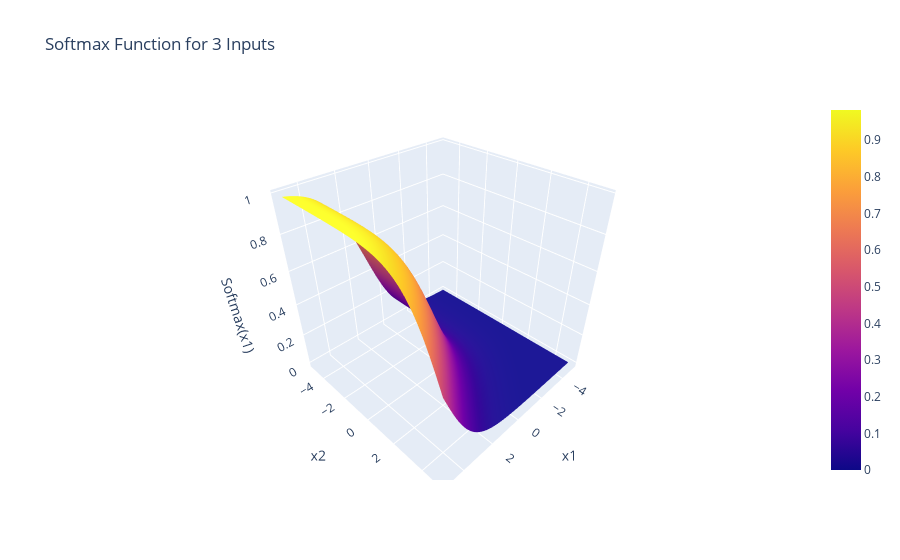

The notebook cell saved with this chart:
### Markdown cell above
#### <b><span style="color:violet">3.5 Softmax </b></span>

$$ \large S(y_i) = \frac{e^{y_i}}{\sum \limits _{k}e^{y_k}} $$
  

- **Range**: $(0, 1)$ and the sum of outputs is $1$.
- **Usage**: Primarily used in the output layer of a classification model to predict probabilities for multiple classes.
- **Interpretation**: 
  1. It is used in multi-class classification problems where you need to assign a probability to each class. 
  2. The Softmax function converts a vector of raw scores (logits) into probabilities that sum to $1$.
- **Advantages**: Probabilities are easier to understand and communicate compared to raw output values
- **Disadvantage**: Because the softmax function amplifies differences, it can be sensitive to outliers or extreme values.

### Code cell
import numpy as np
import plotly.graph_objects as go

# Softmax function
def softmax(x):
    e_x = np.exp(x)  # Subtracting max for numerical stability
    return e_x / e_x.sum(axis=0)

# Create grid of input values for two variables
x1_vals = np.linspace(-5, 5, 100)
x2_vals = np.linspace(-5, 5, 100)
x1, x2 = np.meshgrid(x1_vals, x2_vals)

# Calculate softmax for the two variables and a third fixed input
z = np.zeros_like(x1)
for i in range(x1.shape[0]):
    for j in range(x1.shape[1]):
        inputs = [x1[i, j], x2[i, j], 1.0]  # Third input is fixed
        softmax_vals = softmax(inputs)
        z[i, j] = softmax_vals[0]  # Plot softmax value for the first class

# Create a 3D surface plot using Plotly
fig = go.Figure(data=[go.Surface(z=z, x=x1, y=x2)])

# Add labels and title
fig.update_layout(title="Softmax Function for 3 Inputs",
                  scene = dict(
                      xaxis_title='x1',
                      yaxis_title='x2',
                      zaxis_title='Softmax(x1)'
                  ))

# Show the plot
fig.show()

### Figure 1 — Plotly figure (JSON) as saved in the notebook; plotly's stock layout.template omitted (floating-point values rounded to 4 significant figures; data arrays with more than 128 entries replaced by an {"elided": "..."} marker saying what was removed)
{"data": [{"type": "surface", "x": {"elided": "100x100 float values"}, "y": {"elided": "100x100 float values"}, "z": {"elided": "100x100 float values"}}], "layout": {"scene": {"xaxis": {"title": {"text": "x1"}}, "yaxis": {"title": {"text": "x2"}}, "zaxis": {"title": {"text": "Softmax(x1)"}}}, "title": {"text": "Softmax Function for 3 Inputs"}}}
